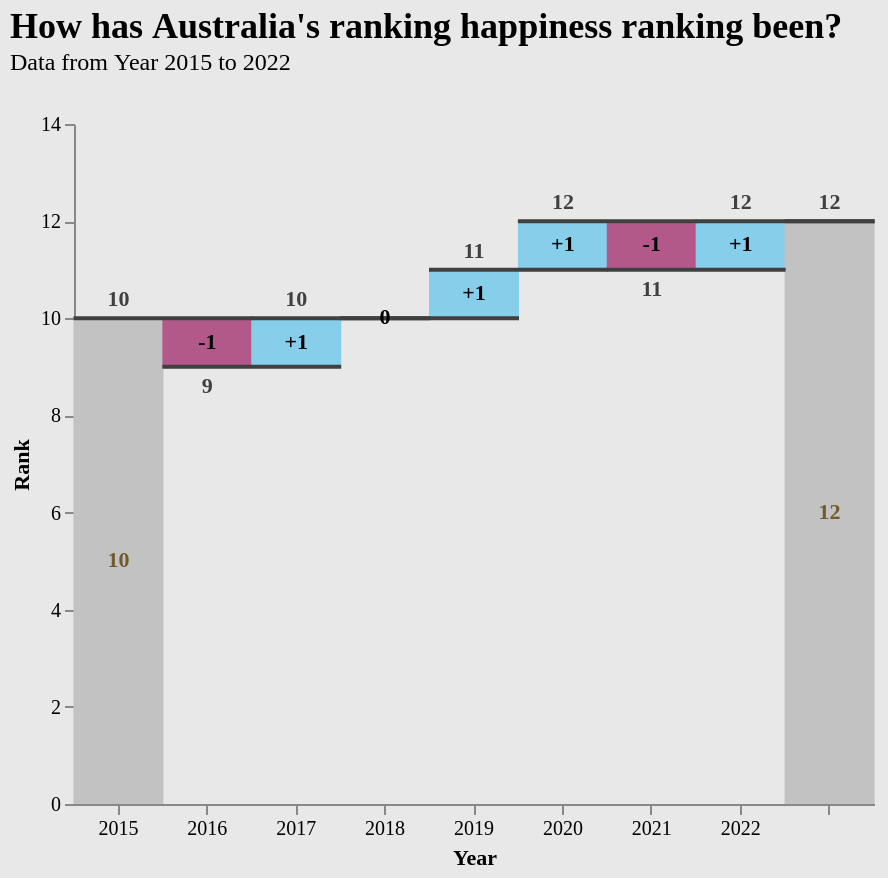

Describe this chart as a Vega-Lite specification.
### Vega-Lite specification from a JSON file in a GitHub repository (floating-point values rounded to 4 significant figures)
{"$schema": "https://vega.github.io/schema/vega-lite/v5.json", "title": {"text": "How has Australia's ranking happiness ranking been?", "subtitle": "Data from Year 2015 to 2022"}, "background": "#E8E8E8", "width": 400, "height": 340, "data": {"values": [{"label": "2015", "rank": 10}, {"label": "2016", "rank": -1}, {"label": "2017", "rank": 1}, {"label": "2018", "rank": 0}, {"label": "2019", "rank": 1}, {"label": "2020", "rank": 1}, {"label": "2021", "rank": -1}, {"label": "2022", "rank": 1}, {"label": " ", "rank": 0}]}, "transform": [{"window": [{"op": "sum", "field": "rank", "as": "sum"}]}, {"window": [{"op": "lead", "field": "label", "as": "lead"}]}, {"calculate": "datum.lead === null ? datum.label : datum.lead", "as": "lead"}, {"calculate": "datum.label === ' ' ? 0 : datum.sum - datum.rank", "as": "previous_sum"}, {"calculate": "datum.label === ' ' ? datum.sum - datum.previous_sum : datum.rank", "as": "rank"}, {"calculate": "(datum.label !== '2015' && datum.label !== ' ' && datum.rank > 0 ? '+' : '') + datum.rank", "as": "text_rank"}, {"calculate": "(datum.sum + datum.previous_sum) / 2", "as": "center"}, {"calculate": "datum.sum < datum.previous_sum ? datum.sum : ''", "as": "sum_dec"}, {"calculate": "datum.sum > datum.previous_sum ? datum.sum : ''", "as": "sum_inc"}], "encoding": {"x": {"field": "label", "type": "ordinal", "sort": null, "axis": {"labelAngle": 0, "title": "Year", "labelFont": "Verdana", "titleFont": "Verdana"}}}, "layer": [{"mark": {"type": "bar", "size": 45}, "encoding": {"y": {"field": "previous_sum", "type": "quantitative", "title": "Rank", "scale": {"domain": [0, 14]}, "axis": {"labelFont": "Verdana", "titleFont": "Verdana"}}, "y2": {"field": "sum"}, "color": {"condition": [{"test": "datum.label === '2015' || datum.label === ' '", "value": "#C2C2C2"}, {"test": "datum.sum < datum.previous_sum", "value": "#B3598A"}], "value": "skyblue"}}}, {"mark": {"type": "rule", "color": "#404040", "opacity": 1, "strokeWidth": 2, "xOffset": -22.5, "x2Offset": 22.5}, "encoding": {"x2": {"field": "lead"}, "y": {"field": "sum", "type": "quantitative"}}}, {"mark": {"type": "text", "dy": -4, "baseline": "bottom"}, "encoding": {"y": {"field": "sum_inc", "type": "quantitative"}, "text": {"field": "sum_inc", "type": "nominal"}}}, {"mark": {"type": "text", "dy": 4, "baseline": "top"}, "encoding": {"y": {"field": "sum_dec", "type": "quantitative"}, "text": {"field": "sum_dec", "type": "nominal"}}}, {"mark": {"type": "text", "fontWeight": "bold", "baseline": "middle"}, "encoding": {"y": {"field": "center", "type": "quantitative"}, "text": {"field": "text_rank", "type": "nominal"}, "color": {"condition": [{"test": "datum.label === '2015' || datum.label === ' '", "value": "#725a30"}], "value": "black"}}}], "config": {"view": {"stroke": "transparent"}, "text": {"fontWeight": "bold", "color": "#404040", "font": "Verdana"}, "title": {"anchor": "start", "fontSize": 18, "font": "Verdana", "offset": 20, "subtitleFont": "Verdana"}, "axis": {"grid": false}}}
